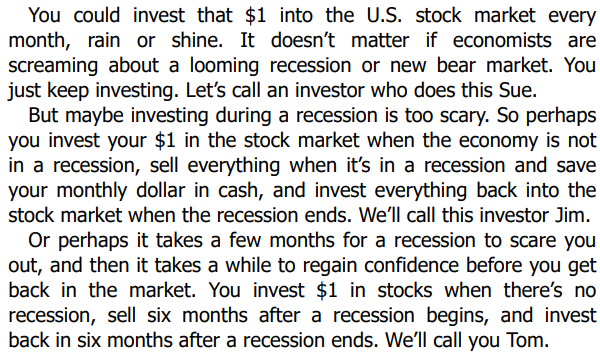
#> input picture A4/data/image1.png, 600 x 353 px; the run also reads 1 picture not shown here
$ jupyter execute Q1.ipynb
#> lines starting #> are read from the running program, lines starting #| are printed output that depends on the picture; after the words box and inside, x2 and y2 are one past the last pixel; in counts of white or black regions, pixels touching at a corner belong together
[cell 1]
import numpy as np
import cv2
import matplotlib.pyplot as plt

[cell 2]
def custom_threshold(img, threshold=128):
    binary_img = np.where(img >= threshold, 1, 0)
    return binary_img

[cell 3]
def custom_erode(img, struct_elem):
    r1 = struct_elem.shape[0] // 2
    r2 = struct_elem.shape[1] // 2

    eroded_img = np.zeros_like(img)

    for i in range(r1, img.shape[0] - r1):
        for j in range(r2, img.shape[1] - r2):
            region = img[i - r1:i + r1 + 1, j - r2:j + r2 + 1]
            if np.all(region[struct_elem == 1] == 1):
                eroded_img[i, j] = 1
    return eroded_img

def dilation(img, struct_elem):
    r1 = struct_elem.shape[0] // 2
    r2 = struct_elem.shape[1] // 2

    dilated_img = np.zeros_like(img)

    for i in range(r1, img.shape[0] - r1):
        for j in range(r2, img.shape[1] - r2):
            region = img[i - r1:i + r1 + 1, j - r2:j + r2 + 1]
            if np.any(region[struct_elem == 1] == 1):
                dilated_img[i, j] = 1
    return dilated_img

def custom_opening(img, struct_elem):
    eroded = custom_erode(img, struct_elem)
    struct_elem = np.rot90(struct_elem,2)
    opened = dilation(eroded, struct_elem)
    return opened

[cell 4]
img = cv2.imread("data/image1.png", cv2.IMREAD_GRAYSCALE)
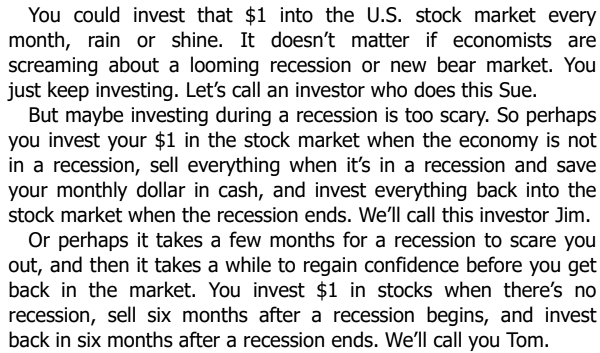
#> img: shape (353, 600); min 0, max 255, mean 215.2
binary_img = custom_threshold(img)
#> in custom_threshold, `binary_img = np.where(img >= threshold, 1, 0)`:
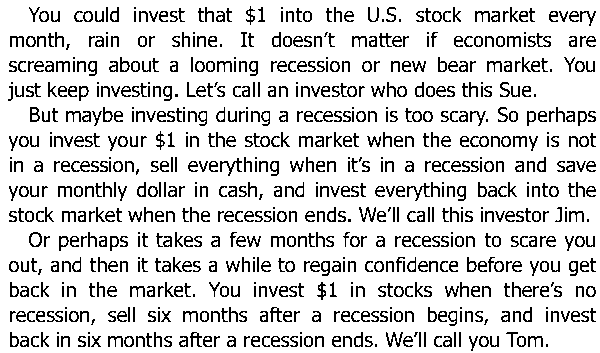
#> binary_img: shape (353, 600) int64; values 0 (black) and 1 (white), 84.2% white; black in thin lines or dots
binary_img = 1-binary_img
#> binary_img: shape (353, 600) int64; values 0 (black) and 1 (white), 15.8% white in thin lines or dots
cv2.imwrite("data/binary_img.png", binary_img * 255)  # Scale up for correct image saving
plt.imshow(binary_img, cmap="gray")
plt.title("Binary Image A")
plt.axis("off")
plt.savefig("data/binary_image.png")
plt.show()

[cell 5]
def create_disk_structure(radius):
#> called with radius = 1
    size = 2 * radius + 1
    disk = np.zeros((size, size), dtype=int)
    for i in range(size):
        for j in range(size):
            if (i - radius) ** 2 + (j - radius) ** 2 <= radius ** 2:
                disk[i, j] = 1
    return disk
disk1 =create_disk_structure(1)

[cell 6]
dilated_image = dilation(binary_img, disk1)
#> after the loop in dilation, `for i in range(r1, img.shape[0] - r1):`:
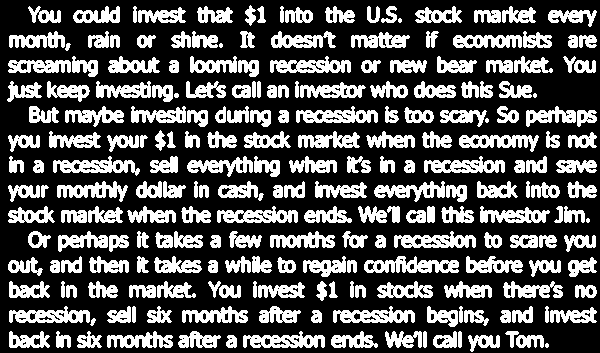
#> dilated_img: shape (353, 600) int64; values 0 (black) and 1 (white), 32.3% white; 227 white regions (6 under 20 px), largest, box (x1, y1, x2, y2) and area: (364, 256, 459, 273) 948, (53, 156, 140, 176) 843, (296, 106, 378, 123) 816

[cell 7]
plt.imshow(dilated_image, cmap="gray")
plt.title("After dilation of Binary image A")
plt.axis('off')
plt.show()

[cell 8]
img = cv2.imread("data/c_source.png", cv2.IMREAD_GRAYSCALE)
img=custom_threshold(img)
plt.imshow(img, cmap="gray")
plt.title("pattern Image")
plt.show()
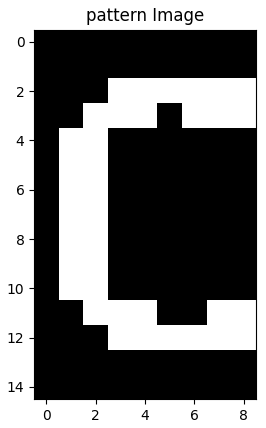
#> figure drawn by matplotlib, 1 panel

[cell 9]
z= np.array([[0,0,0],[0,1,1],[0,0,0]])
z

[cell 10]
img

[cell 11]
opened_image2 = custom_opening(binary_img,img)
#> after the loop in custom_erode, `for i in range(r1, img.shape[0] - r1):`:
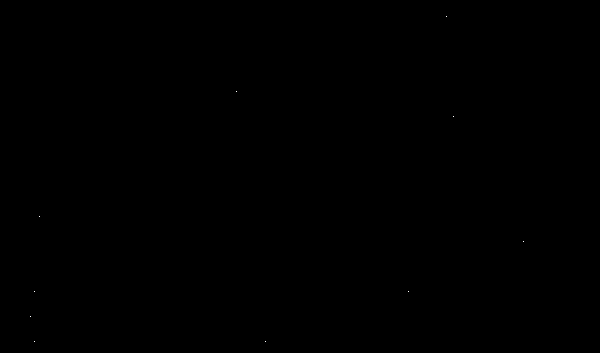
#> eroded_img: shape (353, 600) int64; values 0 (black) and 1 (white), 0% white in thin lines or dots, all inside (x1, y1, x2, y2) = (30, 16, 524, 342)
#> after the loop in dilation (call 2), `for i in range(r1, img.shape[0] - r1):`:
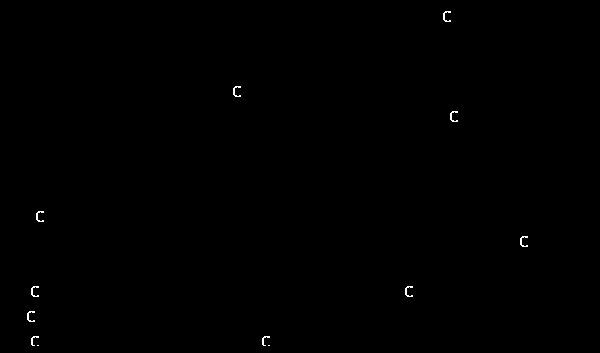
#> dilated_img: shape (353, 600) int64; values 0 (black) and 1 (white), 0.17% white in thin lines or dots, all inside (x1, y1, x2, y2) = (27, 11, 528, 346)
cv2.imwrite("Output_images/Q1/b.png",opened_image2*255)
#> Out = True

[cell 12]
plt.imshow(opened_image2, cmap="gray", origin="upper")
plt.title("pattern 'c' detected in Image A")
plt.show()

[cell 13]
rgb_image = np.zeros((binary_img.shape[0], binary_img.shape[1], 3), dtype=np.uint8)

rgb_image[:, :, 0] = binary_img * 255  # Red component

rgb_image[:, :, 1] = opened_image2 * 255  # Green component
rgb_image[:, :, 2] = opened_image2 * 255  # Blue component

# Step 4: Display the result

plt.imshow(rgb_image)
plt.title("Detected 'c' Letters in White, Undetected Letters in Red")
plt.axis('off')
plt.savefig("Output_images/Q1/Q1_b_rgb_image.png")
plt.show()

[cell 14]
#*****************Part C*******************

def custom_dilate_se(struct_elem, iterations=2):
    """Dilates the structuring element to create B1."""
#> called with struct_elem = array of shape (15, 9), iterations = 1
    struct_elem_dilated = np.copy(struct_elem)

    for _ in range(iterations):
        struct_elem_erosion = custom_erode(struct_elem, z)
    return struct_elem_erosion


B = img.copy()
B1 = custom_dilate_se(B, iterations=1)

[cell 15]
def add_border_between_images(img1, img2, border_width=5, border_color=0):
#> called with img1 = array of shape (15, 9), img2 = array of shape (15, 9), border_width = 3, border_color = 0
    border = np.full((img1.shape[0], border_width), border_color, dtype=img1.dtype)
    combined_img = np.hstack((img1, border, img2))
    return combined_img


combined_img_with_border = add_border_between_images(B, B1, border_width=3, border_color=0)
plt.imshow(combined_img_with_border, cmap="gray")
plt.title("Original Structuring Element B (\"c\") and  Structuring Element B1")
plt.axis("off")
plt.show()
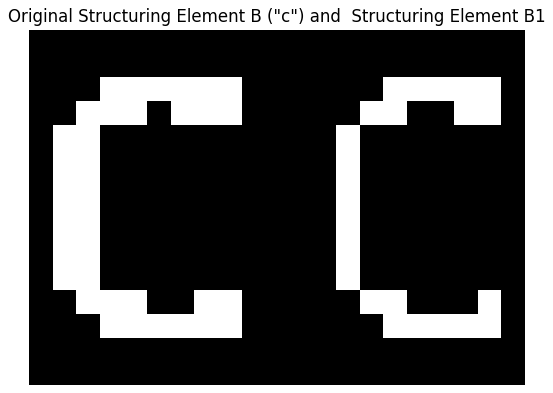
#> figure drawn by matplotlib, 1 panel

[cell 16]
def newopening(img,B0,B02):
    eroded = custom_erode(img, B02)
#> after the loop in custom_erode (call 3), `for i in range(r1, img.shape[0] - r1):`:
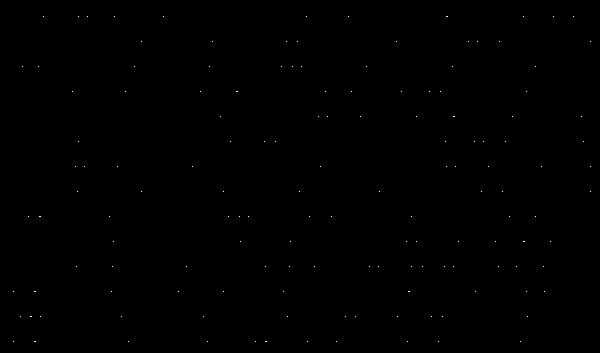
#> eroded_img: shape (353, 600) int64; values 0 (black) and 1 (white), 0.07% white in thin lines or dots, all inside (x1, y1, x2, y2) = (13, 16, 591, 342)
    B02 = np.rot90(B02,2)
    opened = dilation(eroded, B02)
#> after the loop in dilation (call 3), `for i in range(r1, img.shape[0] - r1):`:
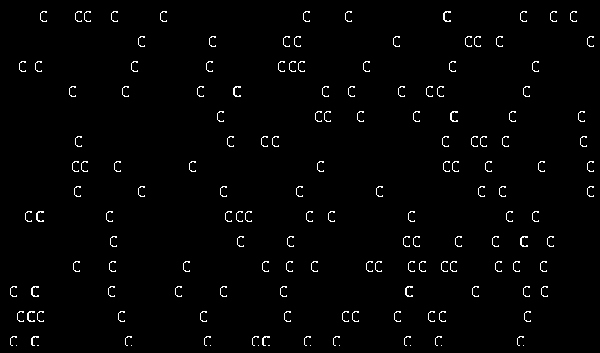
#> dilated_img: shape (353, 600) int64; values 0 (black) and 1 (white), 1.7% white in thin lines or dots
    return opened

[cell 17]
opened_image3= newopening(binary_img,B,B1)
cv2.imwrite("Output_images/Q1/Q1_c_patterns.png",opened_image3*255)
plt.imshow(opened_image3, cmap="gray", origin="upper")
plt.title("Detecting all 'c's in Image A")
plt.show()

[cell 18]
rgb_image = np.zeros((binary_img.shape[0], binary_img.shape[1], 3), dtype=np.uint8)

rgb_image[:, :, 0] = binary_img * 255  # Red component

rgb_image[:, :, 1] = opened_image3 * 255  # Green component
rgb_image[:, :, 2] = opened_image3 * 255  # Blue component
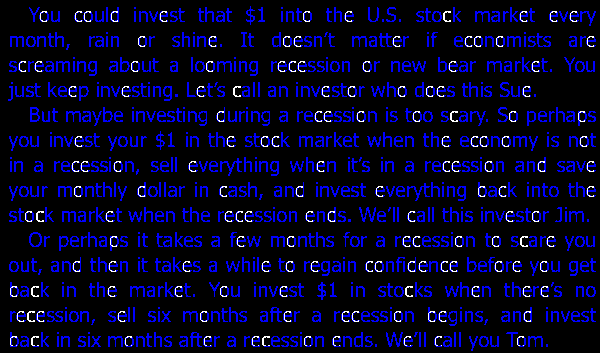
#> rgb_image: shape (353, 600, 3); mean of channels 0, 1, 2 40.3, 4.2, 4.2; drawn as B, G, R

plt.imshow(rgb_image)
plt.title("Detected all  'c'  and its superset")
plt.axis('off')
plt.savefig("Output_images/Q1/Q1_b_rgb_image.png")
plt.show()
